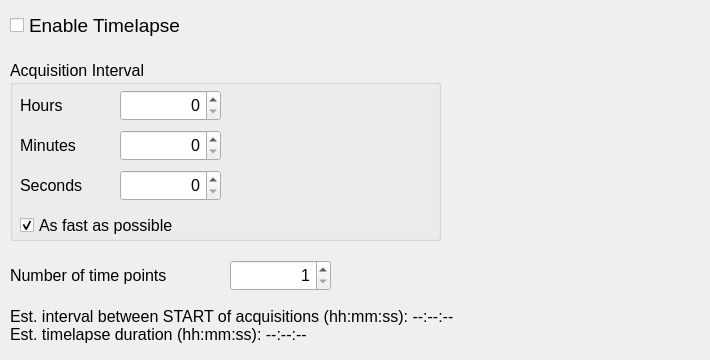
          <widget class="QWidget" name="TimelapseTabWidget">
           <attribute name="title">
            <string>Timelapse</string>
           </attribute>
           <widget class="QCheckBox" name="EnableTimelapseCheckBox">
            <property name="geometry">
             <rect>
              <x>10</x>
              <y>10</y>
              <width>251</width>
              <height>31</height>
             </rect>
            </property>
            <property name="font">
             <font>
              <pointsize>14</pointsize>
             </font>
            </property>
            <property name="toolTip">
             <string>Enable timelapse (multiple time points) acquisition</string>
            </property>
            <property name="text">
             <string>Enable Timelapse</string>
            </property>
           </widget>
           <widget class="QGroupBox" name="TimelapseIntervalGroupBox">
            <property name="geometry">
             <rect>
              <x>10</x>
              <y>60</y>
              <width>431</width>
              <height>181</height>
             </rect>
            </property>
            <property name="font">
             <font>
              <pointsize>12</pointsize>
             </font>
            </property>
            <property name="toolTip">
             <string>Wait time between the END of one acquisition and the START of the next - not between the start of two consecutive acquisitions. The next acquisition always begins only once the previous one has fully finished.</string>
            </property>
            <property name="title">
             <string>Acquisition Interval</string>
            </property>
            <widget class="QLabel" name="TimelapseHoursLabel">
             <property name="geometry">
              <rect>
               <x>10</x>
               <y>30</y>
               <width>91</width>
               <height>31</height>
              </rect>
             </property>
             <property name="font">
              <font>
               <pointsize>12</pointsize>
              </font>
             </property>
             <property name="text">
              <string>Hours</string>
             </property>
            </widget>
            <widget class="QSpinBox" name="TimelapseHoursSpinBox">
             <property name="geometry">
              <rect>
               <x>110</x>
               <y>30</y>
               <width>101</width>
               <height>31</height>
              </rect>
             </property>
             <property name="font">
              <font>
               <pointsize>12</pointsize>
              </font>
             </property>
             <property name="toolTip">
              <string>Wait time between the END of one acquisition and the START of the next - not between the start of two consecutive acquisitions. The next acquisition always begins only once the previous one has fully finished.</string>
             </property>
             <property name="alignment">
              <set>Qt::AlignRight|Qt::AlignTrailing|Qt::AlignVCenter</set>
             </property>
             <property name="maximum">
              <number>999</number>
             </property>
             <property name="singleStep">
              <number>1</number>
             </property>
             <property name="value">
              <number>0</number>
             </property>
            </widget>
            <widget class="QLabel" name="TimelapseMinutesLabel">
             <property name="geometry">
              <rect>
               <x>10</x>
               <y>70</y>
               <width>91</width>
               <height>31</height>
              </rect>
             </property>
             <property name="font">
              <font>
               <pointsize>12</pointsize>
              </font>
             </property>
             <property name="text">
              <string>Minutes</string>
             </property>
            </widget>
            <widget class="QSpinBox" name="TimelapseMinutesSpinBox">
             <property name="geometry">
              <rect>
               <x>110</x>
               <y>70</y>
               <width>101</width>
               <height>31</height>
              </rect>
             </property>
             <property name="font">
              <font>
               <pointsize>12</pointsize>
              </font>
             </property>
             <property name="toolTip">
              <string>Wait time between the END of one acquisition and the START of the next - not between the start of two consecutive acquisitions. The next acquisition always begins only once the previous one has fully finished.</string>
             </property>
             <property name="alignment">
              <set>Qt::AlignRight|Qt::AlignTrailing|Qt::AlignVCenter</set>
             </property>
             <property name="maximum">
              <number>59</number>
             </property>
             <property name="singleStep">
              <number>1</number>
             </property>
             <property name="value">
              <number>0</number>
             </property>
            </widget>
            <widget class="QLabel" name="TimelapseSecondsLabel">
             <property name="geometry">
              <rect>
               <x>10</x>
               <y>110</y>
               <width>91</width>
               <height>31</height>
              </rect>
             </property>
             <property name="font">
              <font>
               <pointsize>12</pointsize>
              </font>
             </property>
             <property name="text">
              <string>Seconds</string>
             </property>
            </widget>
            <widget class="QSpinBox" name="TimelapseSecondsSpinBox">
             <property name="geometry">
              <rect>
               <x>110</x>
               <y>110</y>
               <width>101</width>
               <height>31</height>
              </rect>
             </property>
             <property name="font">
              <font>
               <pointsize>12</pointsize>
              </font>
             </property>
             <property name="toolTip">
              <string>Wait time between the END of one acquisition and the START of the next - not between the start of two consecutive acquisitions. The next acquisition always begins only once the previous one has fully finished.</string>
             </property>
             <property name="alignment">
              <set>Qt::AlignRight|Qt::AlignTrailing|Qt::AlignVCenter</set>
             </property>
             <property name="maximum">
              <number>59</number>
             </property>
             <property name="singleStep">
              <number>1</number>
             </property>
             <property name="value">
              <number>0</number>
             </property>
            </widget>
            <widget class="QCheckBox" name="AsFastAsPossibleCheckBox">
             <property name="geometry">
              <rect>
               <x>10</x>
               <y>150</y>
               <width>251</width>
               <height>31</height>
              </rect>
             </property>
             <property name="font">
              <font>
               <pointsize>12</pointsize>
              </font>
             </property>
             <property name="toolTip">
              <string>Start the next time point immediately after the previous one finishes, ignoring the interval above</string>
             </property>
             <property name="text">
              <string>As fast as possible</string>
             </property>
             <property name="checked">
              <bool>true</bool>
             </property>
            </widget>
           </widget>
           <widget class="QLabel" name="TimelapseTimepointsLabel">
            <property name="geometry">
             <rect>
              <x>10</x>
              <y>260</y>
              <width>211</width>
              <height>31</height>
             </rect>
            </property>
            <property name="font">
             <font>
              <pointsize>12</pointsize>
             </font>
            </property>
            <property name="text">
             <string>Number of time points</string>
            </property>
           </widget>
           <widget class="QSpinBox" name="TimelapseTimepointsSpinBox">
            <property name="geometry">
             <rect>
              <x>230</x>
              <y>260</y>
              <width>101</width>
              <height>31</height>
             </rect>
            </property>
            <property name="font">
             <font>
              <pointsize>12</pointsize>
             </font>
            </property>
            <property name="alignment">
             <set>Qt::AlignRight|Qt::AlignTrailing|Qt::AlignVCenter</set>
            </property>
            <property name="minimum">
             <number>1</number>
            </property>
            <property name="maximum">
             <number>999999</number>
            </property>
            <property name="singleStep">
             <number>1</number>
            </property>
            <property name="value">
             <number>1</number>
            </property>
           </widget>
           <widget class="QLabel" name="TimelapseEstimateLabel">
            <property name="geometry">
             <rect>
              <x>10</x>
              <y>300</y>
              <width>691</width>
              <height>51</height>
             </rect>
            </property>
            <property name="font">
             <font>
              <pointsize>12</pointsize>
             </font>
            </property>
            <property name="text">
             <string>Est. interval between START of acquisitions (hh:mm:ss): --:--:--
Est. timelapse duration (hh:mm:ss): --:--:--</string>
            </property>
           </widget>
          </widget>
